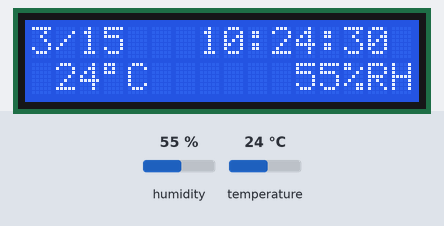
Bench run of a sketch on a simulated Arduino Uno, built with avr-gcc and run on an emulated ATmega328P. On the bench: 16×2 character LCD. The inputs (shaded band) are chosen by the test bench; at power-on: humidity 55 %, temperature 24 °C. The local clock reads 2024-03-15 10:24:30 at power-on unless the sketch sets it; what the sketch prints to the serial monitor is not drawn.

Above: at 1.2 s.
1.3 s: humidity set to 22 %
At 3.4 s:
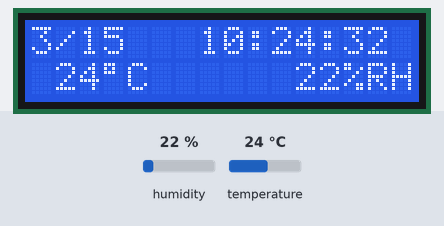
5.5 s: temperature set to 12 °C
At 7.7 s:
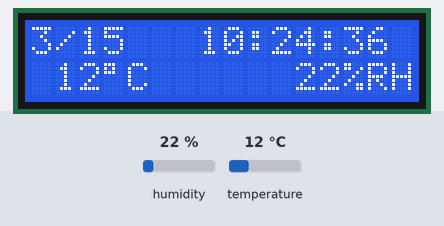
9.5 s: humidity set to 40 %
At 11.8 s:
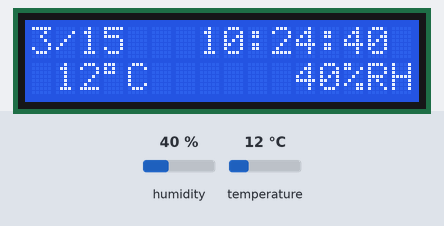
13.5 s: temperature set to 19 °C
At 15.8 s:
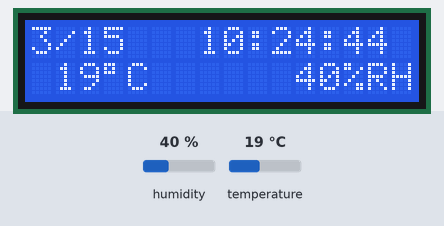
Timing chart, 0 to 17.3 s (numbered marks = the images above; inputs shaded):
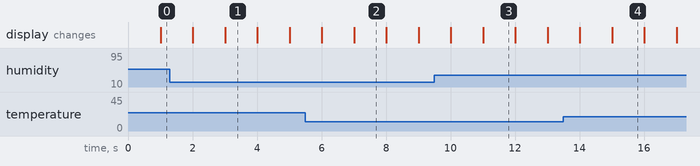

Measured:
- what the display in image 1 shows lasts 1.0 s, from 3.0 s to 4.0 s

The sketch:

Project_2.ino
```cpp
#include <Wire.h>
#include "RTClib.h"
#include <TimerOne.h>
#include "DHT.h"

#define DHTPIN 7     // what digital pin we're connected to
#define DHTTYPE DHT11

#include <LiquidCrystal.h>
RTC_DS1307 RTC;

// initialize the library with the numbers of the interface pins
LiquidCrystal lcd(12, 11, 5, 4, 3, 2);

DHT dht(DHTPIN, DHTTYPE);

void setup () {
    Serial.begin(9600);
    Serial.println("DHTxx test!");

    dht.begin();

    Wire.begin();
    RTC.begin();
  if (! RTC.isrunning()) {
    Serial.println("RTC is NOT running!");
    // following line sets the RTC to the date & time this sketch was compiled
    RTC.adjust(DateTime(__DATE__, __TIME__));
  }

  Timer1.initialize(1000000);  //setup interrupt which occurs every 1 second
  Timer1.attachInterrupt(displayData);

  // set up the LCD's number of columns and rows:
  lcd.begin(16, 2);
  lcd.display();
  lcd.setCursor(0, 1);

}

String message1, message2, message3;

//Interrupt function - Displays data
void displayData(void){
  lcd.clear();
  lcd.print(message1);
  lcd.setCursor(0, 1);
  lcd.print(message2);
  lcd.print((char)223);
  lcd.print(message3);
}

void loop () {
    DateTime now = RTC.now();
// Reading temperature or humidity takes about 250 milliseconds!
  // Sensor readings may also be up to 2 seconds 'old' (its a very slow sensor)
  int h = dht.readHumidity();
  // Read temperature as Celsius (the default)
  int t = dht.readTemperature();
  // Read temperature as Fahrenheit (isFahrenheit = true)
  float f = dht.readTemperature(true);

// Check if any reads failed and exit early (to try again).
  if (isnan(h) || isnan(t) || isnan(f)) {
    Serial.println("Failed to read from DHT sensor!");
    return;
  }

    String slash = "/";
    String space = " ";
    String spaces = "   ";
    String colon = ":";
    String C = "C";
    String percent = "%";
    String RH = "RH";
    //Construct messages to be displayed in interrupt
    message1 = now.month() + slash + now.day() + spaces + now.hour() + colon + now.minute() + colon + now.second();
    message2 = space + t;
    message3 = C + spaces + spaces + h + percent + RH;
}
```
